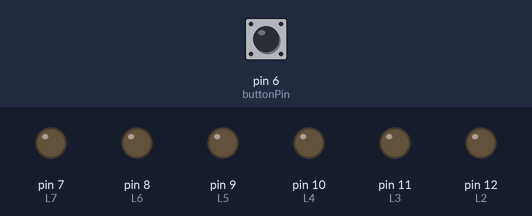
Bench run of a sketch on a simulated Arduino Uno, built with avr-gcc and run on an emulated ATmega328P. On the bench: output pins drawn as LEDs (lit = HIGH). Dashed ring = blinking. The inputs (shaded band) are chosen by the test bench; at power-on: pin 6 (buttonPin) LOW.

Above: at 1.2 s.
1.3 s: pin 6 (buttonPin) pulled HIGH for 3.2 s
At 5.31 s:
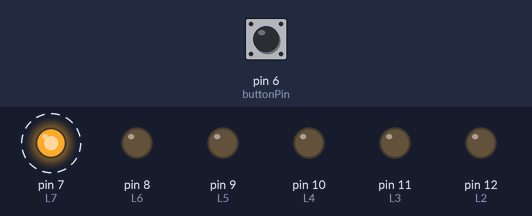
At 5.71 s:
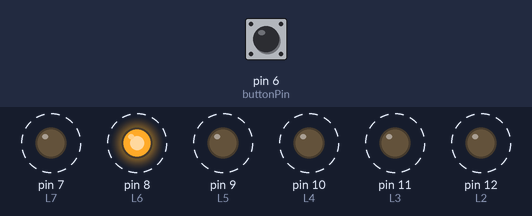
6.9 s: pin 6 (buttonPin) pulled HIGH for 3.2 s
13.1 s: pin 6 (buttonPin) pulled HIGH for 3.2 s
19.1 s: pin 6 (buttonPin) pulled HIGH for 1 s
At 19.26 s:
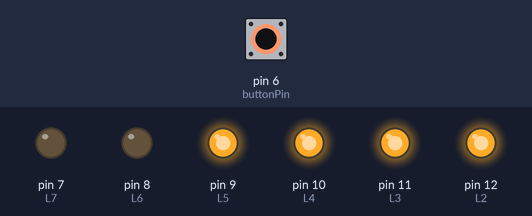
Timing chart, 0 to 22.1 s (numbered marks = the images above; inputs shaded):
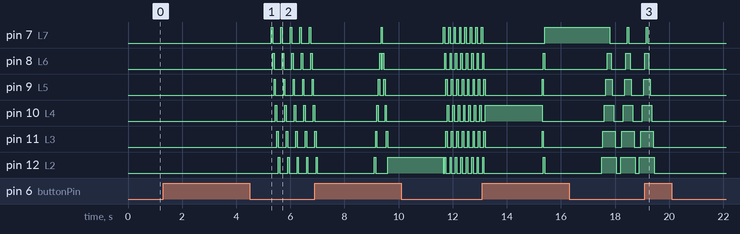

The sketch:

LED_pattern_with_button_control_on_Arduino.ino
```cpp
int L2 = 12;
int L3 = 11;
int L4 = 10;
int L5 = 9;
int L6 = 8;
int L7 = 7;  //7 LED pin

int buttonPin = 6;  //the number of the pushbutton pin

int de = 50; // delay time

int p = 0;  // variable for pattem

int buttonState = 0;         // variable for reading the pushbutton status

void setup() {


  pinMode(L2, OUTPUT);
  pinMode(L3, OUTPUT);
  pinMode(L4, OUTPUT);
  pinMode(L5, OUTPUT);
  pinMode(L6, OUTPUT);
  pinMode(L7, OUTPUT);

  pinMode(buttonPin, INPUT);

}

void loop()
{
  buttonState = digitalRead(buttonPin);

  if (buttonState == HIGH)

  {
    p++;
    delay(2000);
  }


  if (p == 2)
  {

    digitalWrite(L2, 0);
    digitalWrite(L3, 0);
    digitalWrite(L4, 0);
    digitalWrite(L5, 0);
    digitalWrite(L6, 0);
    digitalWrite(L7, 1); //7
    delay(de);


    digitalWrite(L2, 0);
    digitalWrite(L3, 0);
    digitalWrite(L4, 0);
    digitalWrite(L5, 0);
    digitalWrite(L6, 1);
    digitalWrite(L7, 0); //6
    delay(de);


    digitalWrite(L2, 0);
    digitalWrite(L3, 0);
    digitalWrite(L4, 0);
    digitalWrite(L5, 1);
    digitalWrite(L6, 0);
    digitalWrite(L7, 0); //5
    delay(de);


    digitalWrite(L2, 0);
    digitalWrite(L3, 0);
    digitalWrite(L4, 1);
    digitalWrite(L5, 0);
    digitalWrite(L6, 0);
    digitalWrite(L7, 0); //4
    delay(de);


    digitalWrite(L2, 0);
    digitalWrite(L3, 1);
    digitalWrite(L4, 0);
    digitalWrite(L5, 0);
    digitalWrite(L6, 0);
    digitalWrite(L7, 0); //3
    delay(de);


    digitalWrite(L2, 1);
    digitalWrite(L3, 0);
    digitalWrite(L4, 0);
    digitalWrite(L5, 0);
    digitalWrite(L6, 0);
    digitalWrite(L7, 0); //2
    delay(de);


    digitalWrite(L2, 0);
    digitalWrite(L3, 0);
    digitalWrite(L4, 0);
    digitalWrite(L5, 0);
    digitalWrite(L6, 0);
    digitalWrite(L7, 0); //1
    delay(de);

  }

  if (p == 3)
  {

    digitalWrite(L2, 0);
    digitalWrite(L3, 0);
    digitalWrite(L4, 0);
    digitalWrite(L5, 0);
    digitalWrite(L6, 0);
    digitalWrite(L7, 0); //1
    delay(de);


    digitalWrite(L2, 1);
    digitalWrite(L3, 0);
    digitalWrite(L4, 0);
    digitalWrite(L5, 0);
    digitalWrite(L6, 0);
    digitalWrite(L7, 0); //2
    delay(de);


    digitalWrite(L2, 0);
    digitalWrite(L3, 1);
    digitalWrite(L4, 0);
    digitalWrite(L5, 0);
    digitalWrite(L6, 0);
    digitalWrite(L7, 0); //3
    delay(de);


    digitalWrite(L2, 0);
    digitalWrite(L3, 0);
    digitalWrite(L4, 1);
    digitalWrite(L5, 0);
    digitalWrite(L6, 0);
    digitalWrite(L7, 0); //4
    delay(de);


    digitalWrite(L2, 0);
    digitalWrite(L3, 0);
    digitalWrite(L4, 0);
    digitalWrite(L5, 1);
    digitalWrite(L6, 0);
    digitalWrite(L7, 0); //5
    delay(de);


    digitalWrite(L2, 0);
    digitalWrite(L3, 0);
    digitalWrite(L4, 0);
    digitalWrite(L5, 0);
    digitalWrite(L6, 1);
    digitalWrite(L7, 0); //6
    delay(de);


    digitalWrite(L2, 0);
    digitalWrite(L3, 0);
    digitalWrite(L4, 0);
    digitalWrite(L5, 0);
    digitalWrite(L6, 0);
    digitalWrite(L7, 1); //7
    delay(de);


    digitalWrite(L2, 0);
    digitalWrite(L3, 0);
    digitalWrite(L4, 0);
    digitalWrite(L5, 0);
    digitalWrite(L6, 1);
    digitalWrite(L7, 0); //6
    delay(de);


    digitalWrite(L2, 0);
    digitalWrite(L3, 0);
    digitalWrite(L4, 0);
    digitalWrite(L5, 1);
    digitalWrite(L6, 0);
    digitalWrite(L7, 0); //5
    delay(de);


    digitalWrite(L2, 0);
    digitalWrite(L3, 0);
    digitalWrite(L4, 1);
    digitalWrite(L5, 0);
    digitalWrite(L6, 0);
    digitalWrite(L7, 0); //4
    delay(de);


    digitalWrite(L2, 0);
    digitalWrite(L3, 1);
    digitalWrite(L4, 0);
    digitalWrite(L5, 0);
    digitalWrite(L6, 0);
    digitalWrite(L7, 0); //3
    delay(de);


    digitalWrite(L2, 1);
    digitalWrite(L3, 0);
    digitalWrite(L4, 0);
    digitalWrite(L5, 0);
    digitalWrite(L6, 0);
    digitalWrite(L7, 0); //2
    delay(de);
  }


  if (p == 4)
  {

    digitalWrite(L2, 0);
    digitalWrite(L3, 0);
    digitalWrite(L4, 0);
    digitalWrite(L5, 0);
    digitalWrite(L6, 0);
    digitalWrite(L7, 1); //1,7
    delay(de);


    digitalWrite(L2, 1);
    digitalWrite(L3, 0);
    digitalWrite(L4, 0);
    digitalWrite(L5, 0);
    digitalWrite(L6, 1);
    digitalWrite(L7, 0); //2,6
    delay(de);


    digitalWrite(L2, 0);
    digitalWrite(L3, 1);
    digitalWrite(L4, 0);
    digitalWrite(L5, 1);
    digitalWrite(L6, 0);
    digitalWrite(L7, 0); //3,5
    delay(de);


    digitalWrite(L2, 0);
    digitalWrite(L3, 0);
    digitalWrite(L4, 1);
    digitalWrite(L5, 0);
    digitalWrite(L6, 0);
    digitalWrite(L7, 0); //4
    delay(de);

  }


  if (p == 5)
  {


    digitalWrite(L2, 0);
    digitalWrite(L3, 0);
    digitalWrite(L4, 1);
    digitalWrite(L5, 0);
    digitalWrite(L6, 0);
    digitalWrite(L7, 0); //4
    delay(de);


    digitalWrite(L2, 0);
    digitalWrite(L3, 1);
    digitalWrite(L4, 0);
    digitalWrite(L5, 1);
    digitalWrite(L6, 0);
    digitalWrite(L7, 0); //3,5
    delay(de);


    digitalWrite(L2, 1);
    digitalWrite(L3, 0);
    digitalWrite(L4, 0);
    digitalWrite(L5, 0);
    digitalWrite(L6, 1);
    digitalWrite(L7, 0); //2,6
    delay(de);


    digitalWrite(L2, 0);
    digitalWrite(L3, 0);
    digitalWrite(L4, 0);
    digitalWrite(L5, 0);
    digitalWrite(L6, 0);
    digitalWrite(L7, 1); //1,7
    delay(de);
  }

  if (p == 6)
  {

    delay(de);
    digitalWrite(L2, 1);
    delay(de);
    digitalWrite(L3, 1);
    delay(de);
    digitalWrite(L4, 1);
    delay(de);
    digitalWrite(L5, 1);
    delay(de);
    digitalWrite(L6, 1);
    delay(de);
    digitalWrite(L7, 1); //1,7
    delay(de);
    digitalWrite(L7, 0); //1,7
    delay(de);
    digitalWrite(L6, 0);
    delay(de);
    digitalWrite(L5, 0);
    delay(de);
    digitalWrite(L4, 0);
    delay(de);
    digitalWrite(L3, 0);
    delay(de);
    digitalWrite(L2, 0);
    delay(de);

    delay(de);


  }

  if (p == 7)
  {

    digitalWrite(L2, 0);
    digitalWrite(L3, 0);
    digitalWrite(L4, 0);
    digitalWrite(L5, 0);
    digitalWrite(L6, 0);
    digitalWrite(L7, 0); //1,7
    p = 0;
  }

}
```

Measured:
- after the input at 1.3 s, pin 7 (L7): alternates HIGH for 0.05 s and LOW for 0.30 s, starting after 4.0 s; pin 8 (L6): alternates HIGH for 0.05 s and LOW for 0.30 s, starting after 4.1 s
- after the input at 19.1 s, pin 7 (L7): goes on until 19.2 s, then stays LOW; pin 8 (L6), pin 9 (L5): goes on until 19.3 s, then stays LOW; pin 10 (L4), pin 11 (L3): goes on until 19.4 s, then stays LOW; pin 12 (L2): goes on until 19.5 s, then stays LOW
